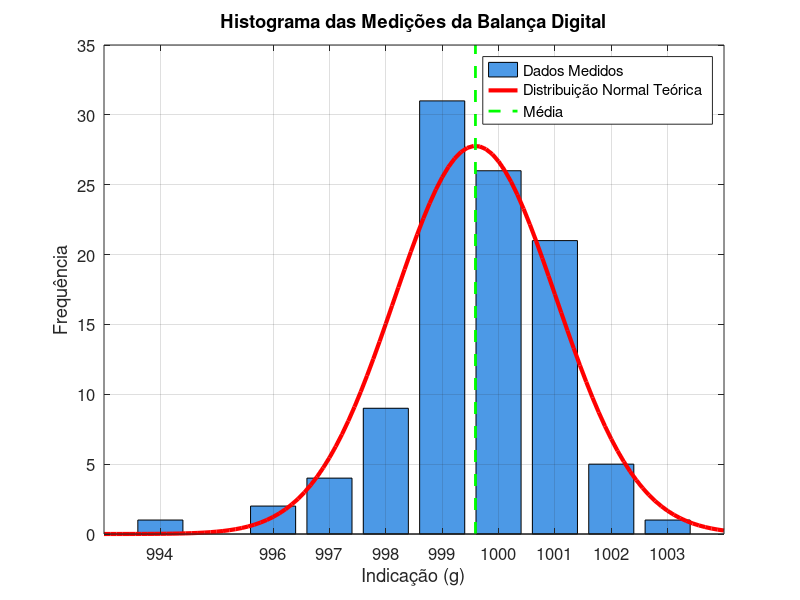

The MATLAB script that drew this image:
% Análise Simples da Balança Digital - Questão Específica
% Objetivo: Histograma e comparação com distribuição normal
% Dados: 100 medições de massa de 1000g

clear all;
close all;
clc;

fprintf('=== ANÁLISE DA BALANÇA DIGITAL ===\n\n');

% Dados das 100 medições (em gramas)
medicoes = [1000, 1000, 1000, 1000, 998, 999, 997, 999, 999, 1000, ...
            1002, 1000, 999, 1001, 999, 1001, 998, 999, 1000, 1000, ...
            998, 1001, 1002, 1002, 999, 1001, 1000, 1000, 1001, 999, ...
            999, 1001, 999, 1001, 1001, 999, 1001, 999, 997, 999, ...
            1000, 998, 999, 1000, 999, 999, 1001, 1001, 997, 998, ...
            999, 1001, 999, 1003, 1001, 1000, 1000, 1001, 998, 999, ...
            999, 998, 998, 999, 1000, 998, 1000, 1000, 999, 1001, ...
            1000, 1000, 1001, 1000, 999, 1001, 1000, 1001, 996, 997, ...
            999, 1002, 999, 1000, 999, 1000, 1001, 1000, 1000, 999, ...
            999, 999, 1000, 999, 994, 1002, 1001, 999, 1001, 996];

% 1. VERIFICAÇÃO DE VARIAÇÕES (Erro Aleatório)
valor_nominal = 1000.0;
n_medicoes = length(medicoes);
media = mean(medicoes);
desvio_padrao = std(medicoes);

fprintf('1. VERIFICAÇÃO DE VARIAÇÕES:\n');
fprintf('Número de medições: %d\n', n_medicoes);
fprintf('Valor nominal: %.0f g\n', valor_nominal);
fprintf('Média: %.2f g\n', media);
fprintf('Desvio padrão: %.2f g\n', desvio_padrao);
fprintf('Variação observada: %.0f g a %.0f g\n', min(medicoes), max(medicoes));
fprintf('✓ SIM - Há variações nas indicações devido ao erro aleatório\n\n');

% 2. CONTAGEM DE FREQUÊNCIAS
valores_unicos = unique(medicoes);
frequencias = zeros(size(valores_unicos));

for i = 1:length(valores_unicos)
    frequencias(i) = sum(medicoes == valores_unicos(i));
end

fprintf('2. CONTAGEM DE FREQUÊNCIAS:\n');
fprintf('Indicação (g) | Frequência\n');
fprintf('--------------|----------\n');
for i = 1:length(valores_unicos)
    fprintf('    %4.0f     |     %2d\n', valores_unicos(i), frequencias(i));
end
fprintf('\n');

% 3. HISTOGRAMA
figure(1);
clf;

% Criar histograma
bar(valores_unicos, frequencias, 'FaceColor', [0.3 0.6 0.9]);
hold on;

% Sobrepor curva normal teórica para comparação
x_teorico = linspace(min(valores_unicos)-1, max(valores_unicos)+1, 100);
y_teorico = (n_medicoes / (desvio_padrao * sqrt(2*pi))) * ...
            exp(-0.5 * ((x_teorico - media) / desvio_padrao).^2);
plot(x_teorico, y_teorico, 'r-', 'LineWidth', 3);

% Linha da média
ylim_atual = ylim;
plot([media media], ylim_atual, 'g--', 'LineWidth', 2);

title('Histograma das Medições da Balança Digital');
xlabel('Indicação (g)');
ylabel('Frequência');
legend('Dados Medidos', 'Distribuição Normal Teórica', 'Média');
grid on;

% Melhorar visualização
xlim([993 1004]);
set(gca, 'FontSize', 12);

% 4. COMPARAÇÃO COM DISTRIBUIÇÃO NORMAL
fprintf('3. COMPARAÇÃO COM DISTRIBUIÇÃO NORMAL:\n');

% Análise visual da forma
fprintf('Análise da forma do histograma:\n');
fprintf('- Centro: A distribuição está centrada em %.1f g\n', media);
fprintf('- Simetria: ');

% Verificar simetria comparando valores abaixo e acima da média
abaixo_media = sum(medicoes < media);
acima_media = sum(medicoes > media);
if abs(abaixo_media - acima_media) <= 5
    fprintf('Aproximadamente simétrica (%d abaixo, %d acima)\n', abaixo_media, acima_media);
else
    fprintf('Ligeiramente assimétrica (%d abaixo, %d acima)\n', abaixo_media, acima_media);
end

% Verificar concentração central
central = sum(abs(medicoes - media) <= desvio_padrao);
fprintf('- Concentração central: %.1f%% dos dados estão dentro de ±1σ\n', (central/n_medicoes)*100);
fprintf('  (Em distribuição normal: ~68.3%%)\n');

% Verificar formato campaniforme
valor_mais_frequente = valores_unicos(frequencias == max(frequencias));
fprintf('- Pico: O valor mais frequente é %.0f g (frequência: %d)\n', ...
        valor_mais_frequente(1), max(frequencias));

fprintf('\n4. CONCLUSÃO SOBRE A NORMALIDADE:\n');
if abs(media - valor_mais_frequente(1)) <= 0.5 && central >= 65
    fprintf('✓ A distribuição tem formato SIMILAR à normal:\n');
    fprintf('  - Forma campaniforme (sino)\n');
    fprintf('  - Simétrica ao redor da média\n');
    fprintf('  - Concentração central adequada\n');
else
    fprintf('⚠ A distribuição pode diferir ligeiramente da normal\n');
end

fprintf('\n5. RESPOSTA À QUESTÃO:\n');
fprintf('✓ Foram realizadas %d medições repetidas\n', n_medicoes);
fprintf('✓ Verificou-se variação devido ao erro aleatório (σ = %.2f g)\n', desvio_padrao);
fprintf('✓ Foi feita contagem de frequências de cada indicação\n');
fprintf('✓ Traçou-se histograma (eixo X: indicações, eixo Y: frequências)\n');
fprintf('✓ Comparou-se com distribuição normal: formato similar\n');

% Salvar o gráfico
print('histograma_balanca.png', '-dpng', '-r300');
fprintf('\n✓ Histograma salvo como "histograma_balanca.png"\n');

fprintf('\n=== ANÁLISE CONCLUÍDA ===\n'); 